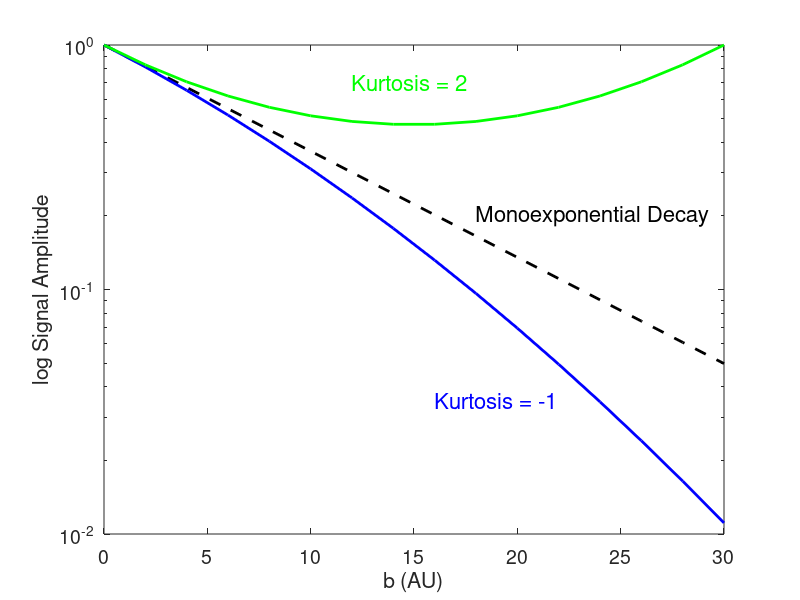

This chart was generated by the following MATLAB code:
% Chap3PlotMonoexpSignalWithKurtosisParameters.m
% MATLAB file for plotting data in PhD thesis by Ned Charles available here http://hdl.handle.net/2123/16060
function Chap3PlotMonoexpSignalWithKurtosisParameters()

BValIncrement = 2;
BValueArray = 0:BValIncrement:30;
BDim = length(BValueArray);
STDNoise = 0.04;
RateDecay = 0.1;
KurtosisParam1 = -1;
KurtosisParam2 = 2;

NoiseFreeSignal = 1.*exp(-RateDecay.*BValueArray);
KurtosisSignal1 = 1.*exp(-RateDecay.*BValueArray + (KurtosisParam1.*RateDecay.^2.*BValueArray.^2)/6);
KurtosisSignal2 = 1.*exp(-RateDecay.*BValueArray + (KurtosisParam2.*RateDecay.^2.*BValueArray.^2)/6);
   
% Do a line plot of the true value    
figure('position',[50 50 800 600]);semilogy(BValueArray,NoiseFreeSignal,'Color','k','LineWidth',2,'LineStyle','--');hold all;ylim([0.01 1]);xlim([0 30]);
xlabel('b (AU)','fontsize',18)
ylabel('log Signal Amplitude','fontsize',18)
set(gca,'FontSize',14)

% Overlay the two
semilogy(BValueArray,KurtosisSignal1,'Color','b','LineWidth',2,'LineStyle','-');
semilogy(BValueArray,KurtosisSignal2,'Color','g','LineWidth',2,'LineStyle','-');

text(18,0.2,'Monoexponential Decay','Color','k','FontSize',16);
text(12,0.7,'Kurtosis = 2','Color','g','FontSize',16);
text(16,0.035,'Kurtosis = -1','Color','b','FontSize',16);